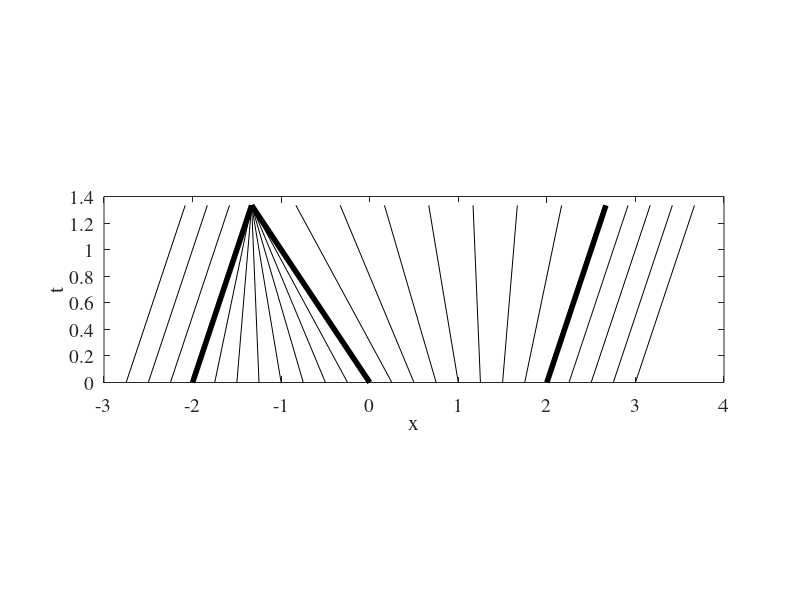
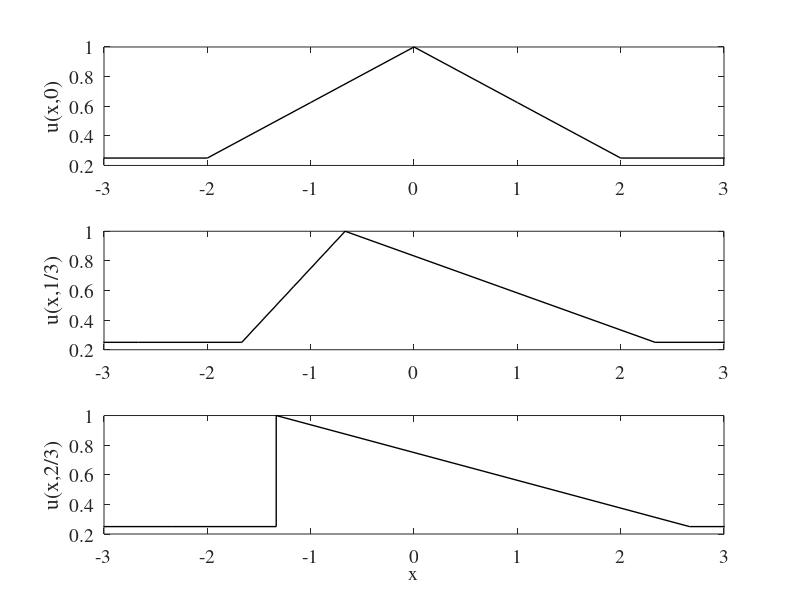
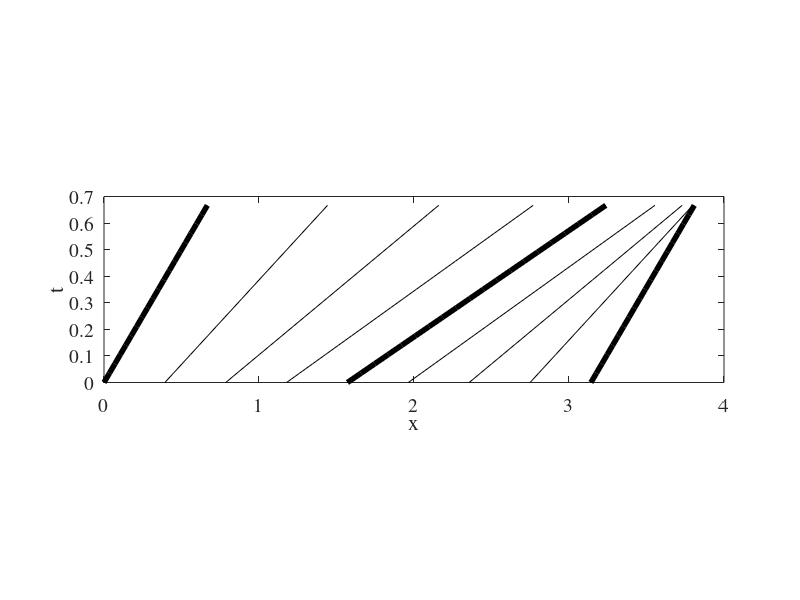
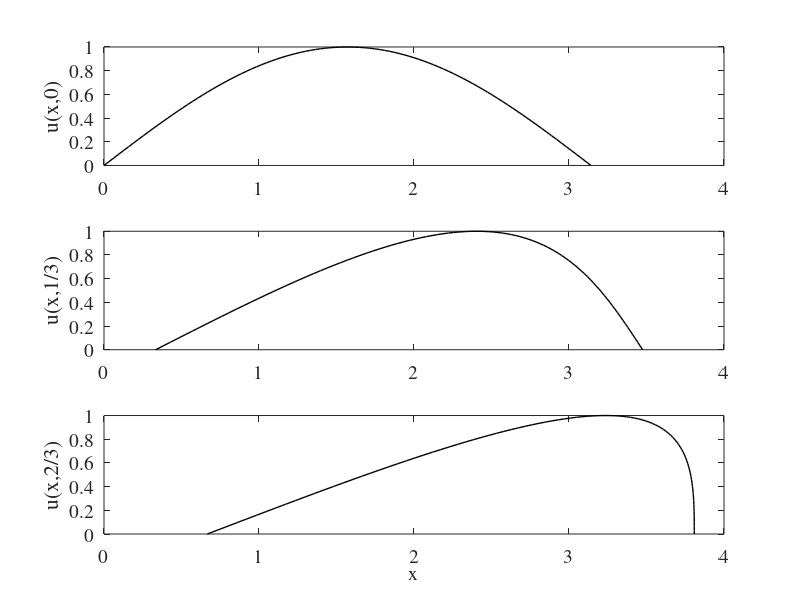

Write the MATLAB code that produced these figures, in order.
function p4

close all;


%% -------- PROBLEM 1 -------------
t=[0,4/3];
figure(1);
for n=-11:12
    plot(x1(t,n/4),t,'k'); hold on;
end
hdl=plot(x1(t,-2),t,'k',x1(t,0),t,'k',x1(t,2),t,'k'); hold on;
set(hdl,'linewidth',4);
xlabel('x','fontname','times','fontsize',14);
ylabel('t','fontname','times','fontsize',14);
set(gca,'fontname','times','fontsize',14);
set(gca,'plotboxaspectratio',[1,0.3,1]);
saveas(1,'q1char.eps');

figure(2);
s=-4:1:4;
t=[0,2/3,4/3];
simp=[-2,0,2];
disp('Problem 1');
disp(sprintf('s=%g %g %g',simp));
disp(sprintf('u=%g %g %g',f1(simp)));
for n=1:length(t)
    x=(1-2*f1(s))*t(n)+s;
    u=f1(s);
    subplot(3,1,n); hdl=plot(x,u,'k'); hold on;
    set(hdl,'linewidth',1);
    if n==1
        ylabel('u(x,0)','fontname','times','fontsize',14);
    else
        ylabel(sprintf('u(x,%g/3)',n-1),'fontname','times','fontsize',14);
    end
    set(gca,'xlim',[-3,3],'fontname','times','fontsize',14);
    
    disp(sprintf('x=%g %g %g',(1-2*f1(simp))*t(n)+simp));
end
xlabel('x','fontname','times','fontsize',14);
saveas(2,'q1sol.eps');

%% -------- PROBLEM 2 -------------
figure(3);
t=linspace(0,2/3,20);
for n=0:8
    plot(x2(t,pi*n/8),t,'k'); hold on;
end
hdl=plot(x2(t,0),t,'k',x2(t,pi),t,'k',x2(t,pi/2),t,'k'); hold on;
set(hdl,'linewidth',4);
xlabel('x','fontname','times','fontsize',14);
ylabel('t','fontname','times','fontsize',14);
set(gca,'fontname','times','fontsize',14);
set(gca,'plotboxaspectratio',[1,0.3,1]);
saveas(3,'q2char.eps');

figure(4);
s=pi*linspace(0,1,100);
simp=(0:0.1:1)*pi;
disp('');
disp('Problem 2');
disp(sprintf('s/pi=%g %g %g %g %g %g %g %g %g %g %g',simp/pi));
disp(sprintf('u=%4.2f %4.2f %4.2f %4.2f %4.2f %4.2f %4.2f %4.2f %4.2f %4.2f %4.2f',f2(simp)));
t=[0,1/3,2/3];
for n=1:length(t)
    x=x2(t(n),s);
    u=f2(s);
    subplot(3,1,n); hdl=plot(x,u,'k'); hold on;
    set(hdl,'linewidth',1);
    if n==1
        ylabel('u(x,0)','fontname','times','fontsize',14);
    else
        ylabel(sprintf('u(x,%g/3)',n-1),'fontname','times','fontsize',14);
    end
    set(gca,'xlim',[0,4],'fontname','times','fontsize',14);

    disp(sprintf('x=%4.2f %4.2f %4.2f %4.2f %4.2f %4.2f %4.2f %4.2f %4.2f %4.2f %4.2f',x2(t(n),simp)));
end
xlabel('x','fontname','times','fontsize',14);
saveas(4,'q2sol.eps');

%% -------- PROBLEM 3 -------------
figure(5);
t=linspace(0,2/3*log(2),20);
for n=1:7
    plot(x3(t,pi*n/4)/pi,t,'k'); hold on;
end
hdl=plot(x3(t,2*pi)/pi,t,'k',x3(t,0)/pi,t,'k',x3(t,pi)/pi,t,'k'); hold on;
set(hdl,'linewidth',4);
xlabel('x','fontname','times','fontsize',14);
ylabel('t','fontname','times','fontsize',14);
set(gca,'fontname','times','fontsize',14,'ylim',[0,0.5],'xlim',[0,2],'xtick',[0,1,2],'xticklabel',{'0','pi','2 pi'});
set(gca,'plotboxaspectratio',[1,0.3,1]);
saveas(5,'q3char.eps');

s=pi*linspace(0,2,200);
simp=(0:0.1:1)*2*pi;
disp('');
disp('Problem 3');
disp(sprintf('s/pi=%g %g %g %g %g %g %g %g %g %g %g',simp/pi));
disp(sprintf('u=%4.2f %4.2f %4.2f %4.2f %4.2f %4.2f %4.2f %4.2f %4.2f %4.2f %4.2f',f3(simp)/4 ));
disp(sprintf('x=%4.2f %4.2f %4.2f %4.2f %4.2f %4.2f %4.2f %4.2f %4.2f %4.2f %4.2f',x3(2/3*log(2),simp)));

x=x3(2/3*log(2),s);
u=f3(s)/4;
figure(6);
hdl=plot(x/pi,u,'k',x/pi,f3(x),'k--'); hold on;
set(hdl,'linewidth',1);
set(gca,'xlim',[0,2],'xtick',[0,1,2],'xticklabel',{'0','pi','2 pi'},'fontname','times','fontsize',14);
ylabel('u(x,t_c)','fontname','times','fontsize',14);
xlabel('x','fontname','times','fontsize',14);
saveas(6,'q3sol.eps');

if 0
uu=linspace(0,0.5,100);
xx=2*uu+asin(2*uu);
xx2=2*uu+pi-asin(2*uu);
xx=[xx xx2];
uu=[uu uu];
[xx,I]=sort(xx);
uu=uu(I);
x=linspace(0,1,100)*2*pi;
plot(xx/pi,uu,'m',2-xx/pi,-uu,'m',x/pi,f3(x),'k--');
end

% -----------------------
function o=solfn(x,u)

o=sin(x-2*u)-2*u;


%---------------------------------
function xx=x3(t,s)

xx=2/3*f3(s).*(1-exp(-3*t)) + s;


%---------------------------------
function ff=f3(s)

ff=2*sin(s);

%---------------------------------
function xx=x2(t,s)

xx=(1+3/2*f2(s)).*t + s;


%---------------------------------
function ff=f2(s)

ff=sin(s).*(s>0 & s<pi);

%---------------------------------
function ff=f1(s)

ff=1/4.*(abs(s)>=2) + (1-3/8*abs(s)).*(abs(s)<2);

%---------------------------------
function l=x1(t,s)

l=(t/2+s).*(abs(s)>2) + ((3/4*abs(s)-1).*t+s).*(abs(s)<=2);
